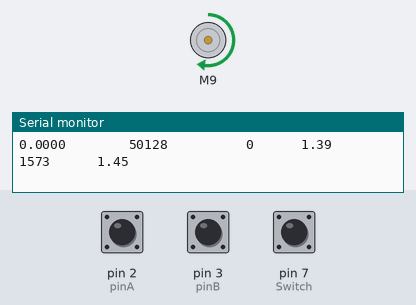
A sketch run on a simulated Arduino Uno, built with avr-gcc and run on an emulated ATmega328P. Parts: DC motor (green arrow = forward, orange = backward, longer = faster), the last lines printed to the serial monitor. The test bench sets the inputs (shaded band); at power-on: pin 7 (Switch) HIGH, pin 2 (pinA) HIGH, pin 3 (pinB) HIGH.

Above: at 1.2 s.
1.3 s: pin 7 (Switch) pulled LOW for 3.2 s
At 13.4 s:
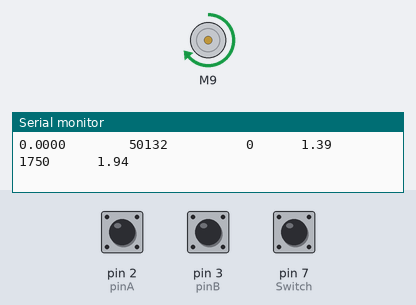
13.5 s: pin 7 (Switch) pulled LOW for 1 s
Timing chart, 0 to 20.1 s (numbered marks = the images above; inputs shaded):
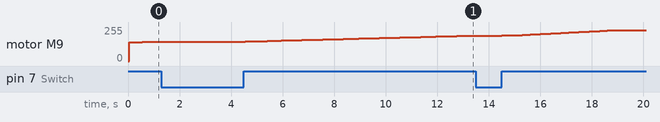

The sketch:

speed_controlv2.ino
```cpp
/*******Interrupt-based Rotary Encoder Sketch*******
  by Simon Merrett, based on insight from Oleg Mazurov, Nick Gammon, rt, Steve Spence
*/
#include "RunningMedian.h"
#include "ESC.h"
#define SPEED_MIN (1000)                                  // Set the Minimum Speed in microseconds
#define SPEED_MAX (2000)

volatile uint32_t newTime = 0;
volatile uint32_t oldTime = 0;
volatile uint32_t elapsedTime = 0;
volatile float calc_speed = 0;
static float distancePerRotation = 0.1115; // The distance in meters the car travels under one rotation of the encoder wheel
static float distancePerClick = distancePerRotation / 20.0;

static int pinA = 2; // Our first hardware interrupt pin is digital pin 2
static int pinB = 3; // Our second hardware interrupt pin is digital pin 3
volatile byte aFlag = 0; // let's us know when we're expecting a rising edge on pinA to signal that the encoder has arrived at a detent
volatile byte bFlag = 0; // let's us know when we're expecting a rising edge on pinB to signal that the encoder has arrived at a detent (opposite direction to when aFlag is set)
volatile byte encoderPos = 0; //this variable stores our current value of encoder position. Change to int or uin16_t instead of byte if you want to record a larger range than 0-255
volatile byte oldEncPos = 0; //stores the last encoder position value so we can compare to the current reading and see if it has changed (so we know when to print to the serial monitor)
volatile byte reading = 0; //somewhere to store the direct values we read from our interrupt pins before checking to see if we have moved a whole detent
volatile uint16_t counter = 0;


ESC myESC (9, SPEED_MIN, SPEED_MAX, 500);
int oESC;


volatile int pwm = 1550;
float Kp, Ki, e, e_old, target, u;

float I_old = 0;
float I = 0;
float P = 0;

RunningMedian samples = RunningMedian(10);

void setup() {
  noInterrupts();
  pinMode(7, INPUT_PULLUP); //Switch
  pinMode(pinA, INPUT_PULLUP); // set pinA as an input, pulled HIGH to the logic voltage (5V or 3.3V for most cases)
  pinMode(pinB, INPUT_PULLUP); // set pinB as an input, pulled HIGH to the logic voltage (5V or 3.3V for most cases)
  attachInterrupt(0, PinA, RISING); // set an interrupt on PinA, looking for a rising edge signal and executing the "PinA" Interrupt Service Routine (below)
  attachInterrupt(1, PinB, RISING); // set an interrupt on PinB, looking for a rising edge signal and executing the "PinB" Interrupt Service Routine (below)
  Serial.begin(115200); // start the serial monitor link
  Serial.println("Starting");
  target = 5 / 3.6;
  Kp = 1;
  Ki = 0.1;
  myESC.arm();
  Serial.println("Armed");
  delay(100);
  oldTime = micros();
  interrupts();
}

void PinA() {
  cli(); //stop interrupts happening before we read pin values
  reading = PIND & 0xC; // read all eight pin values then strip away all but pinA and pinB's values
  if (reading == B00001100 && aFlag) { //check that we have both pins at detent (HIGH) and that we are expecting detent on this pin's rising edge
    counter ++;
    //encoderPos --; //decrement the encoder's position count
    bFlag = 0; //reset flags for the next turn
    aFlag = 0; //reset flags for the next turn
  }
  else if (reading == B00000100) bFlag = 1; //signal that we're expecting pinB to signal the transition to detent from free rotation
  sei(); //restart interrupts
}

void PinB() {
  cli(); //stop interrupts happening before we read pin values
  reading = PIND & 0xC; //read all eight pin values then strip away all but pinA and pinB's values
  if (reading == B00001100 && bFlag) { //check that we have both pins at detent (HIGH) and that we are expecting detent on this pin's rising edge
    //counter --;
    //encoderPos ++; //increment the encoder's position count
    bFlag = 0; //reset flags for the next turn
    aFlag = 0; //reset flags for the next turn
  }
  else if (reading == B00001000) aFlag = 1; //signal that we're expecting pinA to signal the transition to detent from free rotation
  sei(); //restart interrupts
}

void loop() {
  //  if(oldEncPos != encoderPos) {
  //    Serial.println(encoderPos);
  //    oldEncPos = encoderPos;
  if (millis() % 50 == 0 && digitalRead(7)) {
    newTime = micros();
    elapsedTime = newTime - oldTime;
    calc_speed = (1000000.0 * float(counter) * distancePerClick) / (float(elapsedTime)); // Hastighet i m/s
    oldTime = micros();
    controller(calc_speed);
    Serial.print(calc_speed, 4);
    Serial.print("        ");
    Serial.print(elapsedTime);
    Serial.print("          ");
    Serial.print(counter);
    Serial.print("      ");
    Serial.print(e);
    //Serial.println(target);
    Serial.print("      ");
    Serial.print(pwm);
    Serial.print("      ");
    Serial.println(u);
    counter = 0;
    delay(1);
    //Serial.print("speed: ");
    //Serial.println(medSpeed);

  }
}
void controller(float v) {
  e_old = e;
  e = target - v;
  P = Kp * e;
  I_old = I;
  I = I_old + Ki * (20.0 / 1000.0) * e;

  u = P + I;
  pwm = pwm + u;
  if(pwm > 1900){
    pwm = 1900;
  }
  myESC.speed(pwm);
  //Serial.print("PWM signal: ");
  //Serial.println(pwm);
  //Serial.println(I);
  //Serial.println(v);
  //  Serial.print("      ");
  //  Serial.print(e);
  //  //Serial.println(target);
  //  Serial.print("      ");
  //  Serial.print(v);
  //  Serial.print("      ");
  //  Serial.println(u);
}
```
